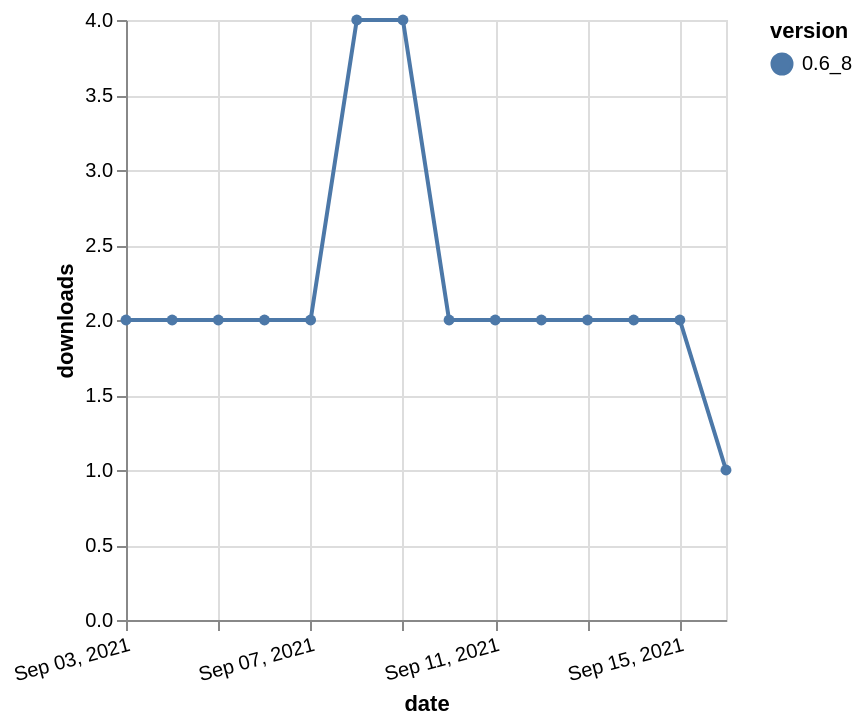

Vega-Lite specification stored for this chart:
### Vega-Lite specification from a JSON file in a GitHub repository (floating-point values rounded to 4 significant figures)
{"$schema": "https://vega.github.io/schema/vega-lite/v5.json", "description": "A simple bar chart with embedded data.", "data": {"values": [{"date": "2021-09-03", "total": 3200, "delta": 2, "version": "0.6_8"}, {"date": "2021-09-04", "total": 3202, "delta": 2, "version": "0.6_8"}, {"date": "2021-09-05", "total": 3204, "delta": 2, "version": "0.6_8"}, {"date": "2021-09-06", "total": 3206, "delta": 2, "version": "0.6_8"}, {"date": "2021-09-07", "total": 3208, "delta": 2, "version": "0.6_8"}, {"date": "2021-09-08", "total": 3212, "delta": 4, "version": "0.6_8"}, {"date": "2021-09-09", "total": 3216, "delta": 4, "version": "0.6_8"}, {"date": "2021-09-10", "total": 3218, "delta": 2, "version": "0.6_8"}, {"date": "2021-09-11", "total": 3220, "delta": 2, "version": "0.6_8"}, {"date": "2021-09-12", "total": 3222, "delta": 2, "version": "0.6_8"}, {"date": "2021-09-13", "total": 3224, "delta": 2, "version": "0.6_8"}, {"date": "2021-09-14", "total": 3226, "delta": 2, "version": "0.6_8"}, {"date": "2021-09-15", "total": 3228, "delta": 2, "version": "0.6_8"}, {"date": "2021-09-16", "total": 3229, "delta": 1, "version": "0.6_8"}]}, "width": "container", "mark": {"type": "line", "point": {"filled": true}}, "encoding": {"x": {"field": "date", "type": "temporal", "timeUnit": "yearmonthdate", "title": "date", "axis": {"labelAngle": -15}}, "y": {"field": "delta", "type": "quantitative", "title": "downloads"}, "color": {"field": "version", "type": "nominal"}, "tooltip": {"field": "delta"}}}
